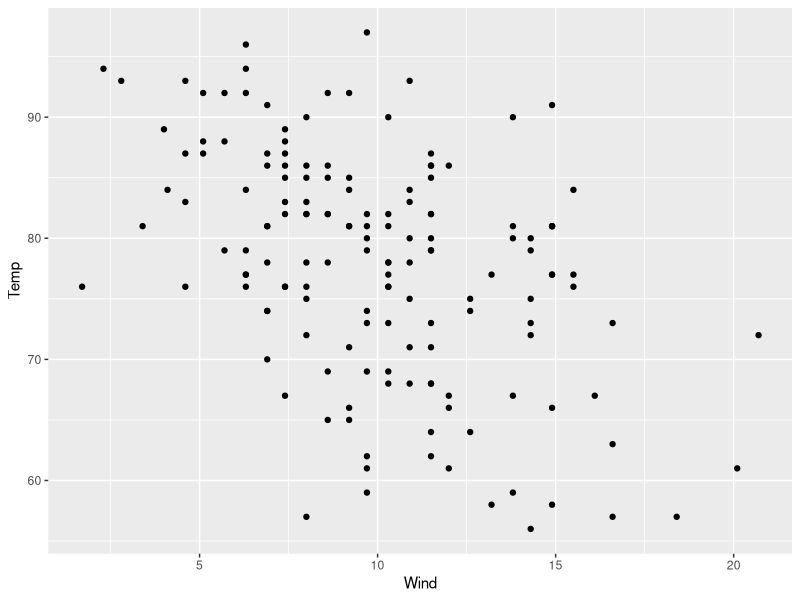
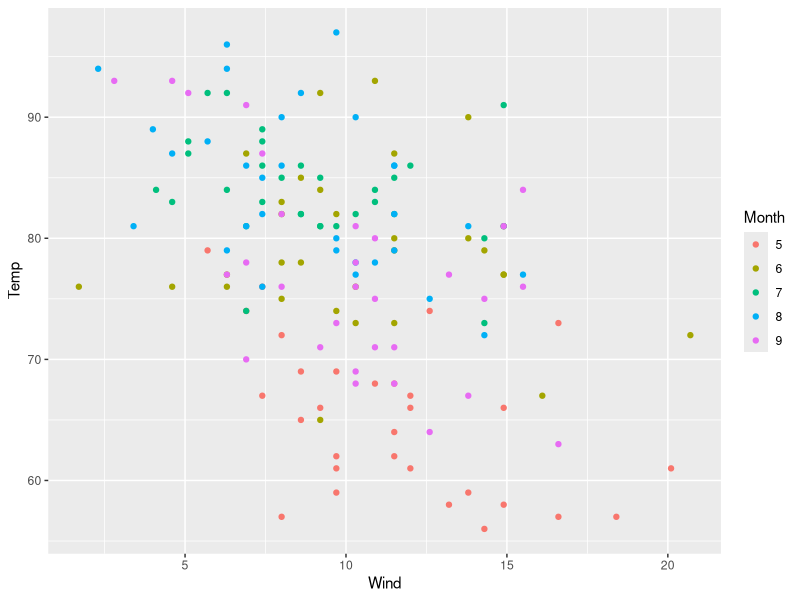
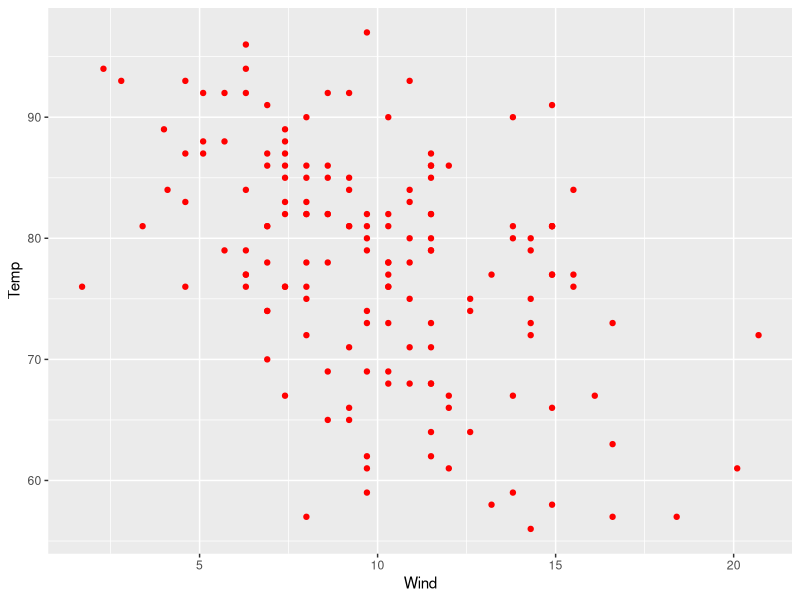
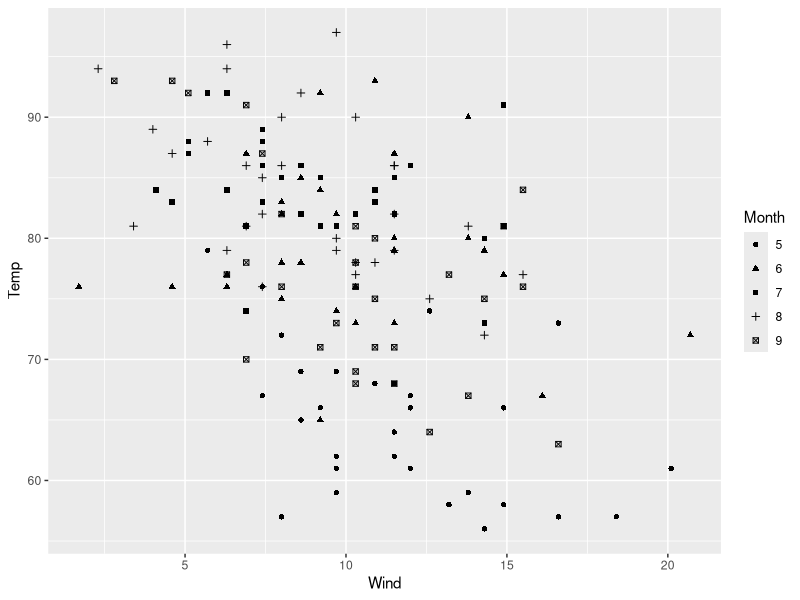
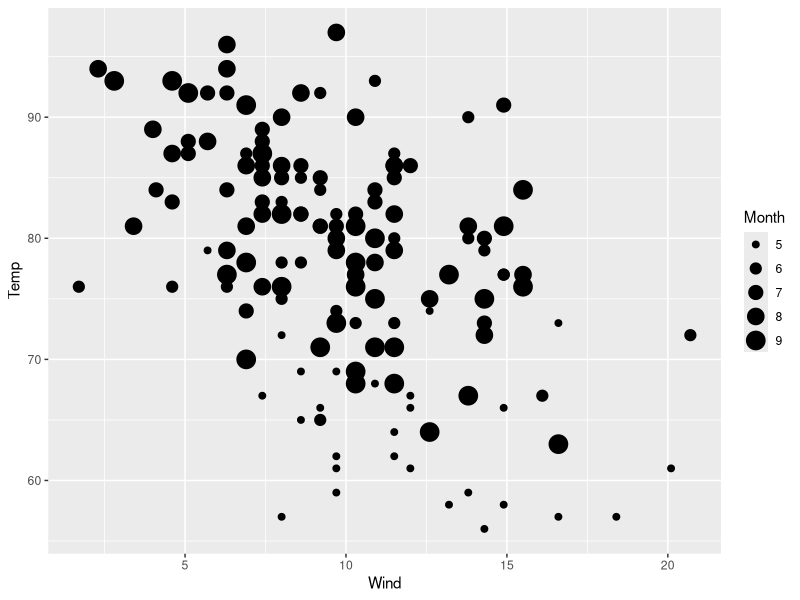
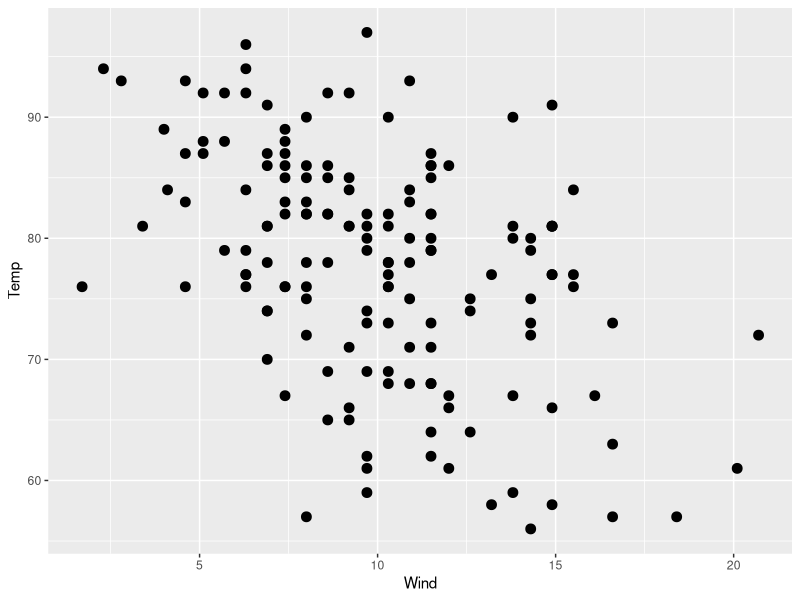
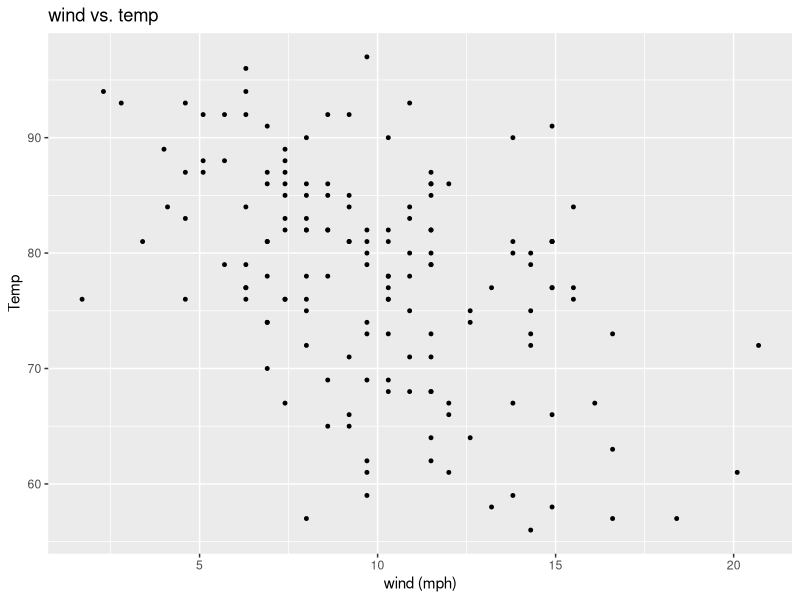
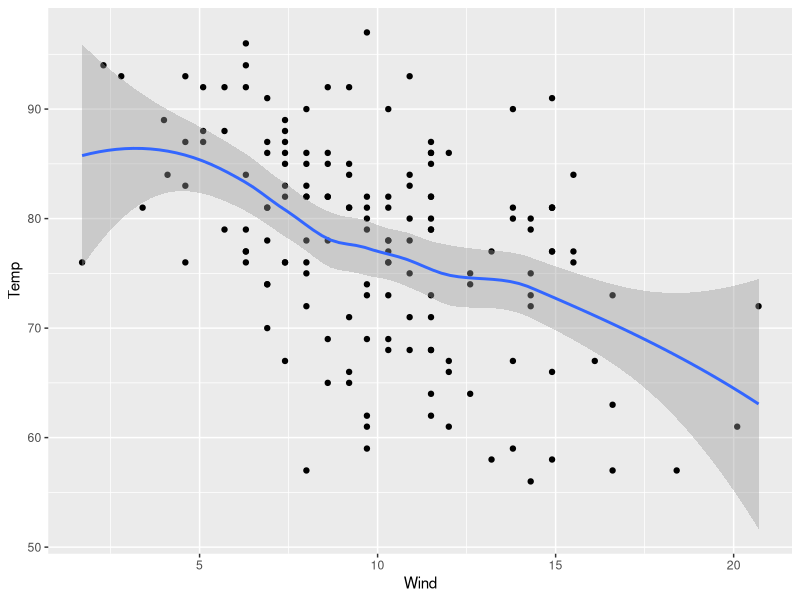

The R source for these figures, in order:
## ---- chunk 1
knitr::opts_chunk$set(echo = TRUE)
## ---- chunk 2
library(ggplot2)
#最基本的图
qplot(Wind, Temp, data=airquality)
## ---- chunk 3
#添加颜色，每个月一种颜色
airquality$Month<-as.factor(airquality$Month)

qplot(Wind, Temp, data=airquality, color=Month)
## ---- chunk 4
#所有数据点统一为一种颜色
qplot(Wind, Temp, data=airquality, color=I("red"))
## ---- chunk 5
#改变数据点的形状，每个月份一种形状
qplot(Wind, Temp, data=airquality, shape=Month)
## ---- chunk 6
qplot(Wind, Temp, data=airquality, size=Month)
## ---- chunk 7
qplot(Wind, Temp, data=airquality, size=I(3))
## ---- chunk 8
qplot(Wind, Temp, data=airquality, size=I(1),
      xlab="wind (mph)", ylab="Temp",
      main="wind vs. temp")
#在qplot中，很多细节都被固定了
## ---- chunk 9
#在当前的图上加入其他重要信息
qplot(Wind, Temp, data=airquality, 
      geom = c("point", "smooth")) #几何客体：点，平滑
## ---- chunk 10
#加上月份，会发生什么？
qplot(Wind, Temp, data=airquality,color=Month, 
      geom = c("point", "smooth"))
## ---- chunk 11
qplot(Wind, Temp, data=airquality,
      facets = Month~.) #加入“面”这个参数
## ---- chunk 12
#换一下月份的位置，会发生什么？
qplot(Wind, Temp, data=airquality,
      facets = Month~.)
## ---- chunk 13
#只使用一个变量，qplot猜测我们想做柱状图
qplot(airquality$Wind)
## ---- chunk 14
qplot(Wind, data=airquality,
      facets = Month~.)
## ---- chunk 15
#还是只看风速，但指明是y轴，得到散点图，最先出现的在最左边
qplot(y=Wind, data=airquality)
## ---- chunk 16
qplot(Wind, data=airquality, fill=Month)
## ---- chunk 17
#指定几何客体为密度曲线，得到轮廓线
qplot(Wind, data=airquality, geom="density")
## ---- chunk 18
#按月份画轮廓线
qplot(data=airquality, Wind, geom="density",
      color=Month)
## ---- chunk 19
#做点图
qplot(Wind, data=airquality, geom="dotplot")
